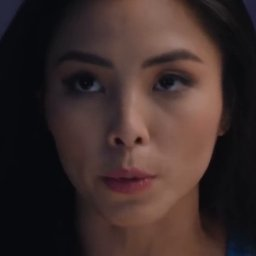
#> input picture lab6 data/training-data/s1/1.jpg, 256 x 256 px; its folder holds only this picture in this run
$ python eigenface.py
#> lines starting #> are read from the running program, lines starting #| are printed output that depends on the picture
import cv2
import os
import numpy as np

# ### Training Data

# The more images used in training the better. Normally a lot of images are used for training a face recognizer so that it can learn different looks of the same person, for example with glasses, without glasses, laughing, sad, happy, crying, with beard, without beard etc. To keep our tutorial simple we are going to use only 12 images for each person.
#
# So our training data consists of total 2 persons with 12 images of each person. All training data is inside _`training-data`_ folder. _`training-data`_ folder contains one folder for each person and **each folder is named with format `sLabel (e.g. s1, s2)` where label is actually the integer label assigned to that person**. For example folder named s1 means that this folder contains images for person 1. The directory structure tree for training data is as follows:
#
# ```
# training-data
# |-------------- s1
# |               |-- 1.jpg
# |               |-- ...
# |               |-- 12.jpg
# |-------------- s2
# |               |-- 1.jpg
# |               |-- ...
# |               |-- 12.jpg
# ```
#
# The _`test-data`_ folder contains images that we will use to test our face recognizer after it has been successfully trained.

# As OpenCV face recognizer accepts labels as integers so we need to define a mapping between integer labels and persons actual names so below I am defining a mapping of persons integer labels and their respective names.
#
# **Note:** As we have not assigned `label 0` to any person so **the mapping for label 0 is empty**.

#there is no label 0 in our training data so subject name for index/label 0 is empty
subjects = ["", "Ramiz Raja", "Elvis Presley"]


#function to detect face using OpenCV
def detect_face(img):
    #convert the test image to gray image as opencv face detector expects gray images
    gray = cv2.cvtColor(img, cv2.COLOR_BGR2GRAY)

    #load OpenCV face detector, I am using LBP which is fast
    #there is also a more accurate but slow Haar classifier
    face_cascade = cv2.CascadeClassifier('haarcascade_frontalface_default.xml')

    #let's detect multiscale (some images may be closer to camera than others) images
    #result is a list of faces
    faces = face_cascade.detectMultiScale(gray, scaleFactor=1.2, minNeighbors=5);

    #if no faces are detected then return original img
    if (len(faces) == 0):
        return None, None

    #under the assumption that there will be only one face,
    #extract the face area
    (x, y, w, h) = faces[0]

    #return only the face part of the image
    return gray[y:y+w, x:x+h], faces[0]


#this function will read all persons' training images, detect face from each image
#and will return two lists of exactly same size, one list
# of faces and another list of labels for each face
def prepare_training_data(data_folder_path):

    #------STEP-1--------
    #get the directories (one directory for each subject) in data folder
#> called with data_folder_path = '../lab6 data/training-data'
    dirs = os.listdir(data_folder_path)

    #list to hold all subject faces
    faces = []
    #list to hold labels for all subjects
    labels = []

    #let's go through each directory and read images within it
    for dir_name in dirs:

        #our subject directories start with letter 's' so
        #ignore any non-relevant directories if any
        if not dir_name.startswith("s"):
            continue;

        #------STEP-2--------
        #extract label number of subject from dir_name
        #format of dir name = slabel
        #, so removing letter 's' from dir_name will give us label
        label = int(dir_name.replace("s", ""))

        #build path of directory containin images for current subject subject
        #sample subject_dir_path = "training-data/s1"
        subject_dir_path = data_folder_path + "/" + dir_name

        #get the images names that are inside the given subject directory
        subject_images_names = os.listdir(subject_dir_path)

        #------STEP-3--------
        #go through each image name, read image,
        #detect face and add face to list of faces
        for image_name in subject_images_names:

            #ignore system files like .DS_Store
            if image_name.startswith("."):
                continue;

            #build image path
            #sample image path = training-data/s1/1.pgm
            image_path = subject_dir_path + "/" + image_name

            #read image
            image = cv2.imread(image_path)
#> image is the input picture: shape (256, 256, 3); mean B, G, R 41.8, 43.6, 59.4

            #detect face
            face, rect = detect_face(image)
#> in detect_face, `gray = cv2.cvtColor(img, cv2.COLOR_BGR2GRAY)`:
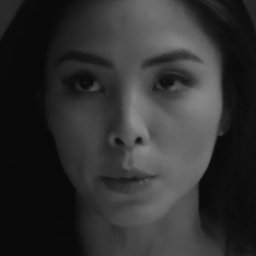
#> gray: shape (256, 256); min 6, max 140, mean 48
#> in detect_face, `faces = face_cascade.detectMultiScale(gray, scaleFactor=1.2, minNeighb..`: faces = [[38, 11, 192, 192]]
#> in detect_face, `(x, y, w, h) = faces[0]`: x = 38; y = 11; w = 192
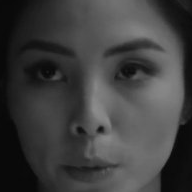
#> face: shape (192, 192); min 6, max 140, mean 63
#> rect = [38, 11, 192, 192]

            face = cv2.resize(face, (200, 300))
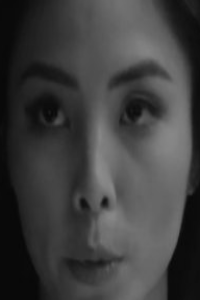
#> face: shape (300, 200); min 7, max 140, mean 62.9

            #------STEP-4--------
            #for the purpose of this tutorial
            #we will ignore faces that are not detected
            if face is not None:
                #add face to list of faces
                faces.append(face)
                #add label for this face
                labels.append(label)
#> pass 2 of the loop in prepare_training_data, `for dir_name in dirs:`:
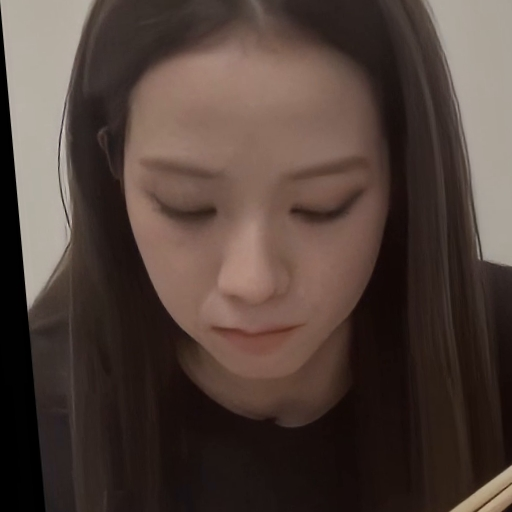
#> input picture lab6 data/training-data/s2/1.jpg, 512 x 512 px
#> in prepare_training_data, image is the input picture: shape (512, 512, 3); mean B, G, R 58.2, 65, 80.7
#> gray: shape (512, 512)
#> in prepare_training_data, `face, rect = detect_face(image)`:
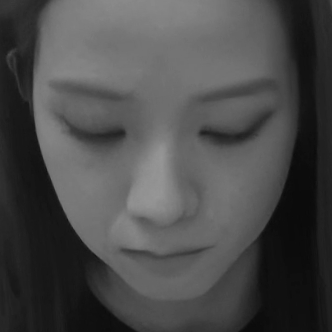
#> face: shape (332, 332); min 9, max 152, mean 74.7
#> rect = [91, 78, 332, 332]
#> in prepare_training_data, `face = cv2.resize(face, (200, 300))`:
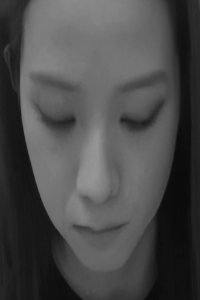
#> face: shape (300, 200); min 9, max 151, mean 74.6


    return faces, labels


#function to draw rectangle on image
#according to given (x, y) coordinates and
#given width and heigh
def draw_rectangle(img, rect):
    (x, y, w, h) = rect
    cv2.rectangle(img, (x, y), (x+w, y+h), (0, 255, 0), 2)

#function to draw text on give image starting from
#passed (x, y) coordinates.
def draw_text(img, text, x, y):
    cv2.putText(img, text, (x, y), cv2.FONT_HERSHEY_PLAIN, 1.5, (0, 255, 0), 2)


#this function recognizes the person in image passed
#and draws a rectangle around detected face with name of the
#subject
def predict(test_img):
    #make a copy of the image as we don't want to chang original image
    img = test_img.copy()
    #detect face from the image
    face, rect = detect_face(img)

    face = cv2.resize(face, (200, 300))

    #predict the image using our face recognizer
    label, confidence = face_recognizer.predict(face)
    #get name of respective label returned by face recognizer
    label_text = subjects[label]

    #draw a rectangle around face detected
    draw_rectangle(img, rect)
    #draw name of predicted person
    draw_text(img, label_text, rect[0], rect[1]-5)

    return img


#let's first prepare our training data
#data will be in two lists of same size
#one list will contain all the faces
#and other list will contain respective labels for each face
print("Preparing data...")
faces, labels = prepare_training_data("../lab6 data/training-data")
#> faces = 2 items; labels = [1, 2]
print("Data prepared")

#print total faces and labels
print("Total faces: ", len(faces))
#| Total faces:  2
print("Total labels: ", len(labels))
#| Total labels:  2


face_recognizer = cv2.face.EigenFaceRecognizer_create()


#train our face recognizer of our training faces
face_recognizer.train(faces, np.array(labels))


print("Predicting images...")

#load test images
test_img1 = cv2.imread("../lab6 data/test-data/test1.jpg")
test_img2 = cv2.imread("../lab6 data/test-data/test2.jpg")

#perform a prediction
#> (the run stopped early here; a loop or call above may not have finished)
